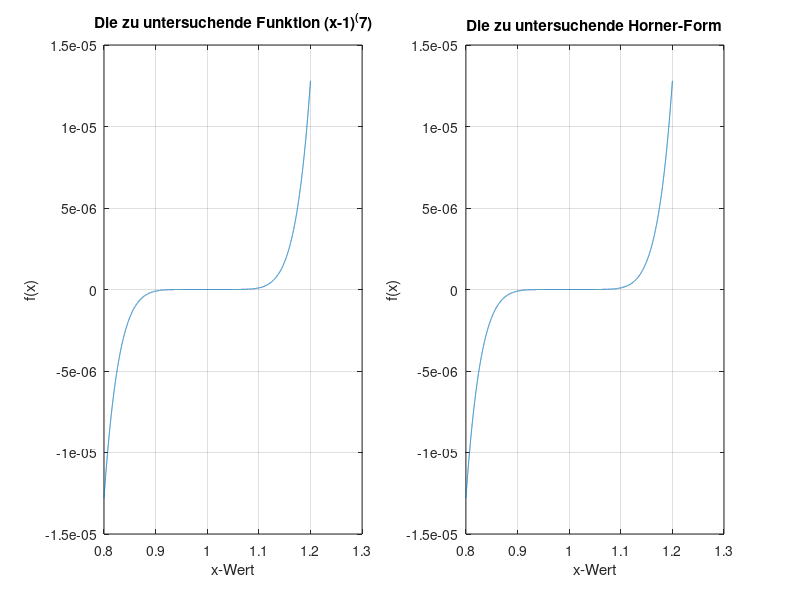

Recreate this plot in MATLAB.
%%%%%%%%%%%%%%%%%%%%%%%%%%%%%%%%%%%%%%%%%%%%%%%%%%%%%%%%%%%%%%%%%%%%%%%%%%%%%%%
%%%  Numerische Mathematik fuer Physik und Ingenieurwissenschaften 2018     %%%
%%   Programmierabgaben (Praktischer Teil des Uebungungsblattes)            %%%
%%%%%%%%%%%%%%%%%%%%%%%%%%%%%%%%%%%%%%%%%%%%%%%%%%%%%%%%%%%%%%%%%%%%%%%%%%%%%%%
%%
%% Uebungszettel-Nr: Blatt 1
%% Aufgabennummer:   1.2
%% Program name:     Auslöschung - Polynom
%%
%%%%%%%%%%%%%%%%%%%%%%%%%%%%%%%%%%%%%%%%%%%%%%%%%%%%%%%%%%%%%%%%%%%%%%%%%%%%%%%
%%%%%%%%%%%%%%%%%%%%%%%%%%%%%%%%%%%%%%%%%%%%%%%%%%%%%%%%%%%%%%%%%%%%%%%%%%%%%%%
% Description of the program
%
% Input:
%
% Output: Speichern des Plots
%

close all;
clear all;

% Definieren des Intervalls:
x = 0.8:5*10^(-5):1.2;
% Definieren der zu plottenden Funktion:
% Funktion 1:
y = single((x-1).^7);
% Funktion 2:
yh = single(((((((x - 7).*x + 21).*x -35).*x + 35).*x - 21).*x + 7).* x -1);

% Plotting:
subplot(1, 2, 1);
plot(x, y) % Polynom-Form
title('Die zu untersuchende Funktion (x-1)^(7)')
grid
xlabel('x-Wert')
ylabel('f(x)')
subplot(1, 2, 2);
plot(x, yh) %Horner-Form
title('Die zu untersuchende Horner-Form')
grid
xlabel('x-Wert')
ylabel('f(x)')
saveas(gcf,'12','png')
% print -dpng 12.png

close all;
clear all;
